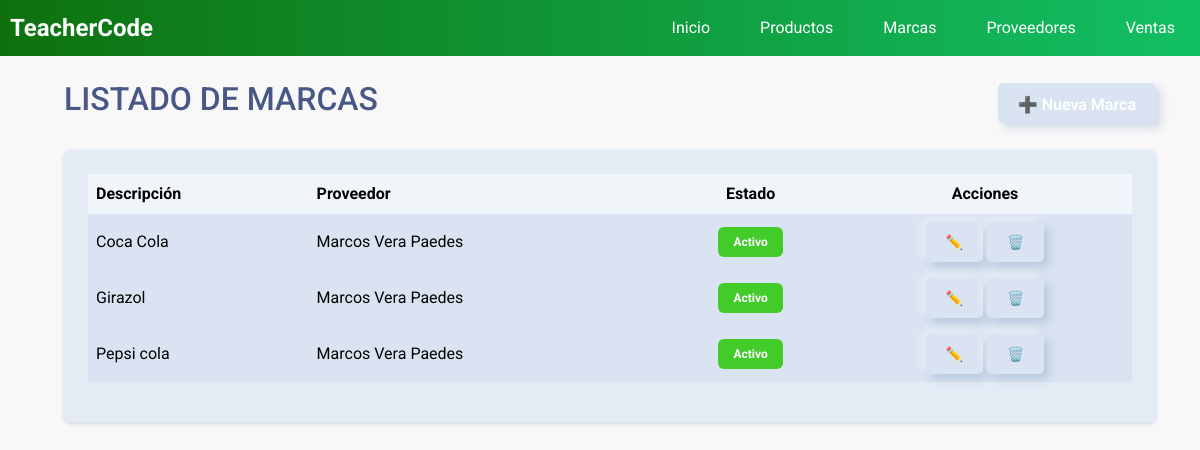
The page /brand_list/ (signed in) on the database its author committed.
### core/models.py (models this page shows, shortened)
class Brand(models.Model):
    description = models.CharField('Articulo',max_length=100)
    supplier = models.ForeignKey(Supplier, on_delete=models.PROTECT, related_name='brands', verbose_name='Proveedor')
    created = models.DateTimeField(auto_now_add=True)
    updated = models.DateTimeField(auto_now=True)
    state = models.BooleanField('Activo', default = True)
    objects = models.Manager()  # Manager predeterminado
    active_brands = ActiveBrandManager()  # Manager filtrado por state=True
    class Meta:
        verbose_name = 'Marca'
        verbose_name_plural = 'Marcas'
        ordering = ['description']
        indexes = [
            models.Index(fields=['description']),]

class Supplier(models.Model):
    name = models.CharField(max_length=100)
    ruc = models.CharField(max_length=13)
    address = models.CharField(max_length=200)
    phone = models.CharField(max_length=10,validators=[phone_validator])
    user = models.ForeignKey(User,on_delete=models.PROTECT)
    created = models.DateTimeField(auto_now_add=True)
    updated = models.DateTimeField(auto_now=True)
    state = models.BooleanField('Activo', default = True)
    class Meta:
        verbose_name = 'Proveedor'
        verbose_name_plural = 'Proveedores'

### core/views.py (the view)
# urls.py: path('brand_list/', views.BrandListView.as_view(), name='brand_list'),
class BrandListView(LoginRequiredMixin, TitleContextMixin, ListView):
    model = Brand
    template_name = "brand/list.html"
    context_object_name = 'brands'
    title2 = "Listado de Marcas"

### core/mixins.py (called while the page is built)
    def get_context_data(self, **kwargs):
        context = super().get_context_data(**kwargs)
        if self.title1:
            context["title1"] = self.title1
        if self.title2:
            context["title2"] = self.title2
        return context

### template/brand/list.html
{% extends 'base.html' %}
{% block content %}
<div class="container mt-4">
  <div class="d-flex justify-content-between align-items-center mb-4">
    <h1 class="h2">{{ title2|upper }}</h1>
    <a class="btn btn-success" href="{% url 'core:brand_create' %}">➕ Nueva Marca</a>
  </div>
  <div class="card shadow-sm">
    <div class="card-body">
      <table class="table table-hover align-middle">
        <thead class="table-light">
          <tr>
            <th scope="col">Descripción</th>
            <th scope="col">Proveedor</th>
            <th scope="col" class="text-center">Estado</th>
            <th scope="col" class="text-center">Acciones</th>
          </tr>
        </thead>
        <tbody>
          {% for brand in brands %}
          <tr>
            <td>{{ brand.description }}</td>
            <td>{{ brand.supplier.name }}</td>
            <td class="text-center">
              {% if brand.state %}
                <span class="badge bg-success">Activo</span>
              {% else %}
                <span class="badge bg-danger">Inactivo</span>
              {% endif %}
            </td>
            <td class="text-center">
              <a href="{% url 'core:brand_update' brand.id %}" class="btn btn-sm btn-warning" title="Editar">✏️</a>
              <a href="{% url 'core:brand_delete' brand.id %}" class="btn btn-sm btn-danger" title="Eliminar">🗑️</a>
            </td>
          </tr>
          {% empty %}
          <tr>
            <td colspan="4" class="text-center py-4">No hay marcas registradas.</td>
          </tr>
          {% endfor %}
        </tbody>
      </table>
    </div>
  </div>
</div>
{% endblock content %}

### static/css/main.css (style rules this page uses)
body { font-family: 'Roboto', sans-serif; margin: 0; padding: 0; background-color: #f8f8f8; color: #333333; }
h1, h2, h3, h4, h5, h6 { margin-top: 0; color: rgb(97, 5, 97); }
a { color: #007bff; text-decoration: none; }
.container { margin:10px 20px; }
.btn { height: 40px; color: #fff; border: none; padding: 10px 20px; border-radius: 5px; cursor: pointer; transition: background-color 0.3s; }

### rows shown on the page
Brand: description "Coca Cola", supplier.name "Marcos Vera Paedes", state "Activo"
Brand: description "Girazol", supplier.name "Marcos Vera Paedes", state "Activo"
Brand: description "Pepsi cola", supplier.name "Marcos Vera Paedes", state "Activo"

### other values the page prints
{{ title2|upper }} "LISTADO DE MARCAS"
